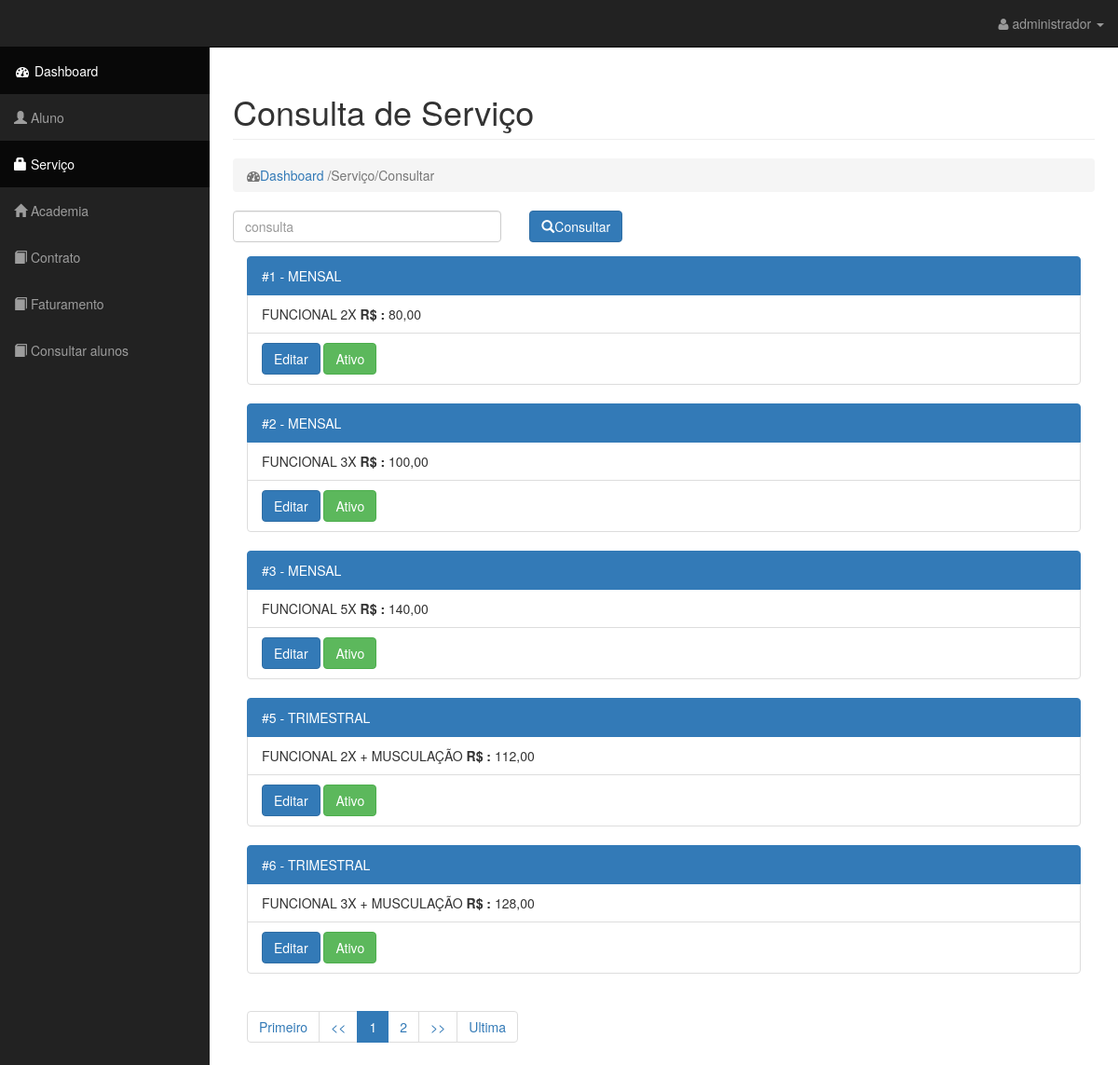
Screenshot of /?pagina=consultar-servico&p=1 (signed in) with the database file from the repository.
### tables this page shows
CREATE TABLE `servico` (
  `ID_SERVICO` int(9) NOT NULL,
  `TIPO` varchar(50) NOT NULL,
  `DESCRICAO` varchar(250) NOT NULL,
  `VALOR` float NOT NULL,
  `STATUS` int(11) NOT NULL
);

### index.php (called while the page is built, shortened)
<?php
$rota = new Rota();
$rota->Paginacao();

### model/Servico.php (the view, shortened to what this page needs)
<?php
class Servico extends \Model\Configuracao
{
    function ListarServico($pagina = 1, $consulta = "", $urlParam)
    {
        $funcao = new Funcoes();
        $porPagina = 5;
        $offset = (($pagina - 1) * $porPagina);
        $limit = $porPagina;
        $SQL = "SELECT SQL_CALC_FOUND_ROWS * FROM servico where (TIPO LIKE '%" . $consulta . "%' or DESCRICAO LIKE '%" . $consulta . "%') LIMIT " . $limit . " OFFSET " . $offset;
        $result = $this->conexao->query($SQL);
        if (!$result) {
            $funcao->msg('error', $this->conexao->error);
        } else {
            $resultCountRow = $this->conexao->query("SELECT FOUND_ROWS() AS `found_rows`;");
            $total = $resultCountRow->fetch_assoc()["found_rows"];
            $totalPaginas = ceil($total / $porPagina);
            while ($row = $result->fetch_assoc()) {
                echo "<form method='post'>";
                echo "<div class='list-group'>"
                    . " <a href=\"#\" class=\"list-group-item active\">#{$row['ID_SERVICO']} - {$row['TIPO']}</a>"
                    . "<li href='#' class='list-group-item '>"
                    . $row['DESCRICAO']
                    . "<b>   R$ :</b> " . number_format($row['VALOR'], 2, ',', '.')
                    . "</li>"
                    . "<li class='list-group-item '>"
                    . "   <a href='?pagina=atualizar-servico&id=" . $row['ID_SERVICO'] . "' class='btn btn-primary'>Editar </a>  ";
                if ($row['STATUS'] == '1')
                    echo "<input type='submit' name='bt_status' value='Ativo' class='btn btn-success' />";
                else
                    echo "<input type='submit' name='bt_status' value='Desativado' class='btn btn-danger' />";
                echo "</li>";
                echo "</div>";
                echo "</form>";
            }
            $this->paginacao($pagina, $totalPaginas, $urlParam, $consulta);
        }
    }
}

### model/Rota.php (shortened to what this page needs)
<?php
class Rota
{
    public function Paginacao()
    {
        if (isset($_GET["pagina"])) {
            $pagina = $_GET["pagina"];
        } else {
            $pagina = "0";
        }
        switch ($pagina) {
            case"consultar-servico":
                include("view/admin/header.php");
                include("view/admin/menu.php");
                include("view/admin/servico/consultar_servico.php");
                include("view/admin/footer.php");
                break;
        }
    }
}

### view/admin/header.php (shortened to what this page needs)
<!DOCTYPE html>
<html lang="pt">
<head>
    <?php
    $config = new \Model\Configuracao();
    ?>
    <link href="<?= $config->URL ?>/public/admin/css/bootstrap.min.css" rel="stylesheet">
    <link href="<?= $config->URL ?>/public/admin/css/sb-admin.css" rel="stylesheet">
    <link href="<?= $config->URL ?>/public/admin/css/plugins/morris.css" rel="stylesheet">
    <link href="<?= $config->URL ?>/public/admin/font-awesome/css/font-awesome.min.css" rel="stylesheet"
          type="text/css">
</head>
<body>

### view/admin/menu.php (shortened to what this page needs)
<div id="wrapper">
        <nav class="navbar navbar-inverse navbar-fixed-top" role="navigation">
            <div class="navbar-header">
                <a class="navbar-brand" href="#"></a>
            </div>
            <ul class="nav navbar-right top-nav">
                <li class="dropdown">
                    <a href="#" class="dropdown-toggle" data-toggle="dropdown"><i class="fa fa-user"></i> <?=$_SESSION['nome'];?> <b class="caret"></b></a>
                </li>
            </ul>
            <div class="collapse navbar-collapse navbar-ex1-collapse">
                <ul class="nav navbar-nav side-nav">
                    <li class="active">
                        <a href="?pagina=admin"><i class="fa fa-fw fa-dashboard"></i> Dashboard</a>
                    </li>
                    <?php
                    if($_GET['pagina']=='consultar-aluno' or $_GET['pagina']=='atualizar-aluno' or $_GET['pagina']=='cadastrar-aluno'  )
                        echo "<li Class='active'>";
                        else
                        echo "<li>";
                    ?>
                        <a href="?pagina=consultar-aluno&p=1"><i class="glyphicon glyphicon-user"></i>  Aluno</a>
                    </li>
                    <?php
                    if($_GET['pagina']=='consultar-servico' or $_GET['pagina']=='atualizar-servico')
                        echo "<li Class='active'>";
                        else
                        echo "<li>";
                    ?>
                        <a href="?pagina=consultar-servico&p=1"><i class="glyphicon glyphicon-lock"></i>  Serviço</a>
                    </li>
                    <?php
                    if($_GET['pagina']=='consultar-academia' or $_GET['pagina']=='atualizar-academia' or $_GET['pagina']=='cadastrar-academia')
                        echo "<li Class='active'>";
                        else
                        echo "<li>";
                    ?>
                        <a href="?pagina=consultar-academia&p=1"><i class="glyphicon glyphicon-home"></i>  Academia</a>
                    </li>
                      <?php
                    if($_GET['pagina']=='consultar-contrato' or $_GET['pagina']=='atualizar-contrato')
                        echo "<li Class='active'>";
                        else
                        echo "<li>";
                    ?>
                        <a href="?pagina=consultar-contrato&p=1"><i class="glyphicon glyphicon-book"></i>  Contrato</a>
                    </li>
                    <?php
                    if($_GET['pagina']=='relatorio-academia')
                        echo "<li Class='active'>";
                        else
                        echo "<li>";
                    ?>
                        <a href="?pagina=relatorio-academia"><i class="glyphicon glyphicon-book"></i> Faturamento</a>
                    </li>
                    <?php
                    if($_GET['pagina']=='consultar-aluno')
                        echo "<li Class='active'>";
                        else
                        echo "<li>";
                    ?>
                        <a href="?pagina=consultar-alunos"><i class="glyphicon glyphicon-book"></i> Consultar alunos</a>
                    </li>
                </ul>
            </div>
        </nav>

### view/admin/servico/consultar_servico.php (shortened to what this page needs)
<div id="page-wrapper">
    <div class="container-fluid">
        <div class="row">
            <div class="col-lg-12">
                <h1 class="page-header">
                    Consulta de Serviço
                </h1>
                <ol class="breadcrumb">
                    <li class="active">
                        <i class="fa fa-dashboard"></i><a href="?pagina=admin">Dashboard </a>/Serviço/Consultar
                    </li>
                </ol>
            </div>
        </div>
        <div class="row">
            <form method="get">
                <div class="col-md-4">
                    <div class="form-group">
                        <input type="text" class="form-control" name="search" placeholder="consulta" maxlength="100" value="<?php if (isset($_GET['search'])) echo $_GET['search']; ?>" >
                    </div>
                </div>
                <div class="col-md-4">
                    <div class="form-group">
                        <button type="submit" Class="btn btn-primary" ><span class="glyphicon glyphicon-search"></span>Consultar</button>
                    </div>
                </div>
            </form>
        </div>
        <div class="container-fluid" style="max-height: 500px">
            <?php
            $servico = new \Model\Servico();
            if (isset($_GET['p']) && is_numeric($_GET['p']) && $_GET['p'] > 0) {
                $pagina = $_GET['p'];
            } else {
                $pagina = 1;
            }
            if (isset($_GET['search']))
                $consulta = $_GET['search'];
            else
                $consulta = "";
            $servico->ListarServico($pagina, $consulta,'consultar-servico');
            ?>
        </div>
    </div>
</div>

### model/Configuracao.php (shortened to what this page needs)
<?php
class Configuracao
{
    public $URL;
    public function __construct()
    {
        $this->host = getenv('host');
        $this->usuario = getenv('user');
        $this->senha = getenv('password');
        $this->banco = getenv('db');
        $this->URL = getenv('url');
        $this->conexao = mysqli_connect($this->host, $this->usuario, $this->senha, $this->banco) or die(mysqli_error());
    }
    function paginacao($pagina, $totalPaginas, $paramsPag, $paramSearch)
    {
        if ($totalPaginas > 0) {
            $maxLinks = 3;
            echo "<nav aria-label='Page navigation'>";
            echo "<ul class='pagination'>";
            echo "<li><a href='$this->URL?pagina=$paramsPag&p=1&search=$paramSearch' aria-label='Previous'><span aria-hidden='true'>Primeiro</span></a></li>";
            $anteriorPagina = ($pagina - 1);
            if ($pagina > 1)
                echo "<li><a href='$this->URL?pagina=$paramsPag&p=$anteriorPagina&search=$paramSearch' ><span aria-hidden='true'><<</span></a></li>";
            else
                echo "<li disabled='true'><a><span aria-hidden='true'><<</span></a></li>";
            for ($i = $pagina - $maxLinks; $i <= $pagina - 1; $i++) {
                if ($i > 0) {
                    echo "<li><a href='$this->URL?pagina=$paramsPag&p=$i&search=$paramSearch'>" . $i . "</li></a> ";
                }
            }
            echo "<li class='active'><a href='$this->URL?pagina=$paramsPag&p=$i&search=$paramSearch'>" . $i . "</li></a> ";
            for ($i = $pagina + 1; $i <= $pagina + $maxLinks; $i++) {
                if ($i > $pagina && $i < $totalPaginas + 1) {
                    echo "<li><a href='$this->URL?pagina=$paramsPag&p=$i&search=$paramSearch'>" . $i . "</li></a> ";
                }
            }
            $proximaPagina = ($pagina + 1);
            if ($proximaPagina <= $totalPaginas)
                echo "<li><a href='$this->URL?pagina=$paramsPag&p=$proximaPagina&search=$paramSearch' ><span aria-hidden='true'> >> </span></a></li>";
            else
                echo "<li disabled='true'><a ><span aria-hidden='true'> >> </span></a></li>";
            echo "<li><a href='$this->URL?pagina=$paramsPag&p=$totalPaginas&search=$paramSearch' aria-label='Next'><span aria-hidden='true'> Ultima</span></a></li>";
            echo "</ul>";
            echo "</nav>";
        }
    }
}

### view/admin/footer.php (shortened to what this page needs)
</div>
</body>
</html>

### public/admin/css/sb-admin.css (style rules this page uses)
body { margin-top: 100px; background-color: #fff; }
@media (min-width:768px) { body { margin-top: 50px; } }
#wrapper { padding-left: 0; }
#page-wrapper { width: 100%; padding: 0; background-color: #fff; }
@media (min-width:768px) { #wrapper { padding-left: 225px; } }
@media (min-width:768px) { #page-wrapper { padding: 10px; } }
.top-nav { padding: 0 15px; }
.top-nav>li { display: inline-block; float: left; }
.top-nav>li>a { padding-top: 15px; padding-bottom: 15px; line-height: 20px; color: #999; }
@media (min-width:768px) { .side-nav { position: fixed; top: 51px; left: 225px; width: 225px; margin-left: -225px; border: none; border-radius: 0; overflow-y: auto; background-color: #222; bottom: 0; overflow-x: hidden; padding-bottom: 40px; } }
@media (min-width:768px) { .side-nav>li>a { width: 225px; } }

### rows the page displays
servico: ID_SERVICO "1", TIPO "MENSAL", DESCRICAO "FUNCIONAL 2X", VALOR "80,00"
servico: ID_SERVICO "2", TIPO "MENSAL", DESCRICAO "FUNCIONAL 3X", VALOR "100,00"
servico: ID_SERVICO "3", TIPO "MENSAL", DESCRICAO "FUNCIONAL 5X", VALOR "140,00"
servico: ID_SERVICO "5", TIPO "TRIMESTRAL", DESCRICAO "FUNCIONAL 2X + MUSCULAÇÃO", VALOR "112,00"
servico: ID_SERVICO "6", TIPO "TRIMESTRAL", DESCRICAO "FUNCIONAL 3X + MUSCULAÇÃO", VALOR "128,00"

### other values shown
$_SESSION['nome'] "administrador"
$i "1"
